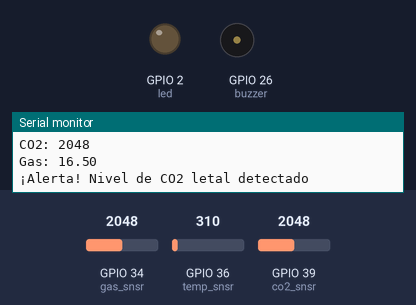
Bench run of a sketch on a simulated ESP32. Shown: output pins drawn as LEDs (lit = HIGH), buzzer (waves = sounding), the last lines printed to the serial monitor. Inputs (shaded band) come from the test bench; at power-on: GPIO 39 (co2_snsr) = 2048, GPIO 34 (gas_snsr) = 2048, GPIO 36 (temp_snsr) = 310. WiFi joins after 1.5 s; servers stay silent unless stated.

Above: at 3.2 s.
3.3 s: GPIO 39 (co2_snsr) set to 833
10.3 s: GPIO 39 (co2_snsr) set to 728
At 10.8 s:
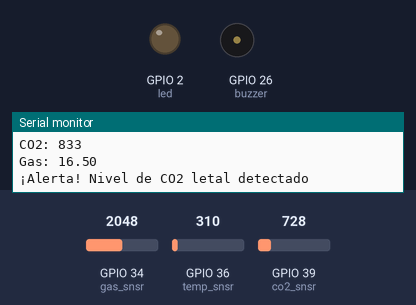
22.0 s: GPIO 39 (co2_snsr) set to 840
At 26.67 s:
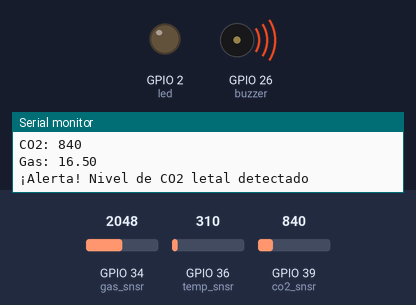
33.7 s: GPIO 39 (co2_snsr) set to 760
At 34.4 s:
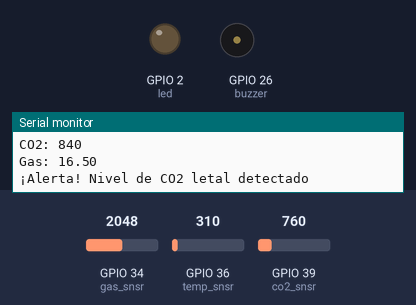
Timing chart, 0 to 36.7 s (numbered marks = the images above; inputs shaded):
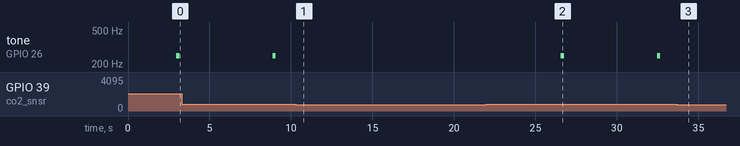

Measured:
- after the input at 10.3 s, tone on GPIO 26 (buzzer): stops changing and stays silent
- after the input at 22.0 s, tone on GPIO 26 (buzzer): alternates 250 Hz for 0.20 s and silent for 5.7 s, starting after 4.6 s
- after the input at 33.7 s, tone on GPIO 26 (buzzer): stays silent (without the input it goes to 250 Hz after 4.7 s)

The sketch:

AlarmaGaston_jun26a.ino
```cpp
#include "arduino_secrets.h"

#include <ThingSpeak.h>

#include <WiFi.h>


int gas_snsr = 34;
int co2_snsr = 39;
int temp_snsr = 36;
int buzzer = 26;
int led = 2;
int gas_val = 0;
int co2_val = 0;
int temp_val = 0;
float gas_voltage = 0;
float co2_voltage = 0;

const int co2_lethal_threshold = 800;
const int co_lethal_threshold = 100;
const int temp_threshold = 55;


const char* ssid = "WiFi_Universo_Net_pft_2.4GHz";
const char* password = "hpjrea55jp";

const char* thingSpeakServer = "api.thingspeak.com";
const char* WRITE_API_KEY = "8M17O81LYSSQEX1O";
const long CHANNEL_ID = 2319494;
WiFiClient client;
void setup() {
  pinMode(gas_snsr, INPUT);
  Serial.begin(9600);
  pinMode(led, OUTPUT);
  pinMode(buzzer, OUTPUT);

  WiFi.begin(ssid, password);
  while (WiFi.status() != WL_CONNECTED) {
    delay(1000);
    Serial.println("Conectando a WiFi...");
  }
  Serial.println("Conexión WiFi establecida!");
  Serial.print("Dirección IP: ");
  Serial.println(WiFi.localIP());

  ThingSpeak.begin(client);
}

void loop() {
  // Lectura de sensores
  gas_val = analogRead(gas_snsr);
  co2_val = analogRead(co2_snsr);
  temp_val = analogRead(temp_snsr);
  float millivolts = (temp_val / 4095.0) * 3300.0;
  float celsius = (millivolts / 10.0) - 30.0;
  float temperature = celsius;

  gas_voltage = gas_val * (3.3 / 4095.0);
  float gas_ppm = gas_voltage / 0.1;

  co2_voltage = co2_val / 1023.0;
  float co2_ppm = co2_voltage - 200;

  Serial.print("Temperatura: ");
  Serial.print(celsius);
  Serial.println(" °C");

  Serial.print("CO2: ");
  Serial.println(co2_val);

  Serial.print("Gas: ");
  Serial.println(gas_ppm);

  // Enviar datos a ThingSpeak

int field1 = static_cast<int>(temperature );
int field2 = co2_val;
int field3 = static_cast<int>(gas_ppm);

  ThingSpeak.writeField(CHANNEL_ID, 1, field1, WRITE_API_KEY);
  ThingSpeak.writeField(CHANNEL_ID, 2, field2, WRITE_API_KEY);
  ThingSpeak.writeField(CHANNEL_ID, 3, field3, WRITE_API_KEY);

  // Verificación de los valores de los sensores
  if (celsius > temp_threshold) {
    digitalWrite(led, HIGH);
    Serial.println("¡Alerta! Se ha detectado un incendio");
    tone(buzzer, 2000, 500);
    delay(1000);
  } else {
    digitalWrite(led, LOW);
    digitalWrite(buzzer, LOW);
  }

  if (co2_val > co2_lethal_threshold && gas_ppm <= co_lethal_threshold) {
    Serial.println("¡Alerta! Nivel de CO2 letal detectado");
    tone(buzzer, 250, 200);
  } else if (gas_ppm > co_lethal_threshold && co2_val <= co2_lethal_threshold) {
    Serial.println("¡Alerta! Nivel de CO letal detectado");
    tone(buzzer, 300, 200);
  } else if (co2_val > co2_lethal_threshold && gas_ppm > co_lethal_threshold) {
    Serial.println("¡Alerta! Niveles letales de CO y CO2 detectados");
    tone(buzzer, 100, 200);
  } else {
    Serial.println("Fuera de peligro");
  }

  delay(5000);
}
```

arduino_secrets.h
```cpp
#define SECRET_SSID ""
#define SECRET_OPTIONAL_PASS ""
#define SECRET_DEVICE_KEY ""
```
